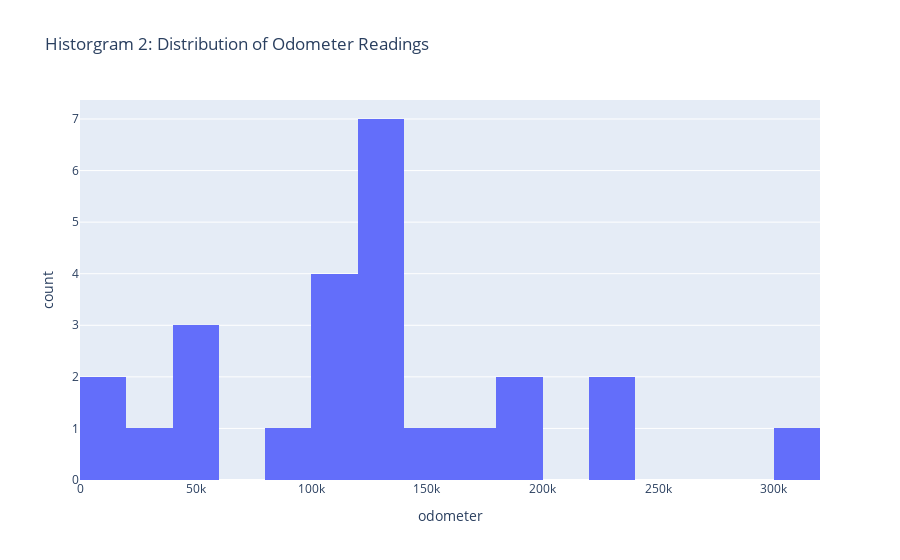

Source (notebook cell):
### Markdown cell above
### Histogram 2 Analysis:
The histogram shows that most vehicles have odometer readings between 50k and 150k miles, with the highest concentration around 100k–150k miles. Few vehicles have lower (under 50k) or very high (over 200k) mileage, indicating that the dataset mainly consists of mid-to-high mileage vehicles. Some high-mileage vehicles near 300k miles may represent outliers or older, heavily used cars.

### Code cell
# Histogram for Odometer
fig_odometer = px.histogram(df, x='odometer', nbins=20, title='Historgram 2: Distribution of Odometer Readings')
fig_odometer.show()

### Figure 1 — Plotly figure (JSON) as saved in the notebook; plotly's stock layout.template omitted (floating-point values rounded to 4 significant figures)
{"data": [{"alignmentgroup": "True", "bingroup": "x", "hovertemplate": "odometer=%{x}<br>count=%{y}<extra></extra>", "legendgroup": "", "marker": {"color": "#636efa", "pattern": {"shape": ""}}, "name": "", "nbinsx": 20, "offsetgroup": "", "orientation": "v", "showlegend": false, "type": "histogram", "x": [57954, 109473, 128413, 132285, 130725, 100669, 128325, 180000, 137273, 300000, 234000, 54772, 188000, 90302, 111871, 30339, 146000, 137230, 114773, 207, 10899, 123262, 170000, 226111, 50500], "xaxis": "x", "yaxis": "y"}], "layout": {"barmode": "relative", "legend": {"tracegroupgap": 0}, "title": {"text": "Historgram 2: Distribution of Odometer Readings"}, "xaxis": {"anchor": "y", "domain": [0, 1], "title": {"text": "odometer"}}, "yaxis": {"anchor": "x", "domain": [0, 1], "title": {"text": "count"}}}}
